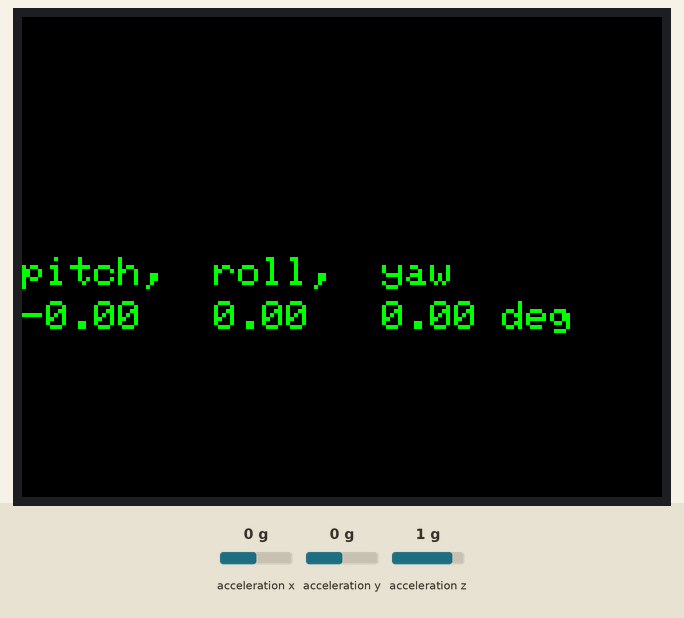
Bench run of a sketch on a simulated ESP32. On the bench: 320×240 colour display. The inputs (shaded band) are chosen by the test bench; at power-on: acceleration x 0 g, acceleration y 0 g, acceleration z 1 g. Nothing arrives over Bluetooth unless stated; what the sketch prints to the serial monitor is not drawn.

Above: at 1.4 s.
1.5 s: acceleration x set to -1.4 g
At 2.7 s:
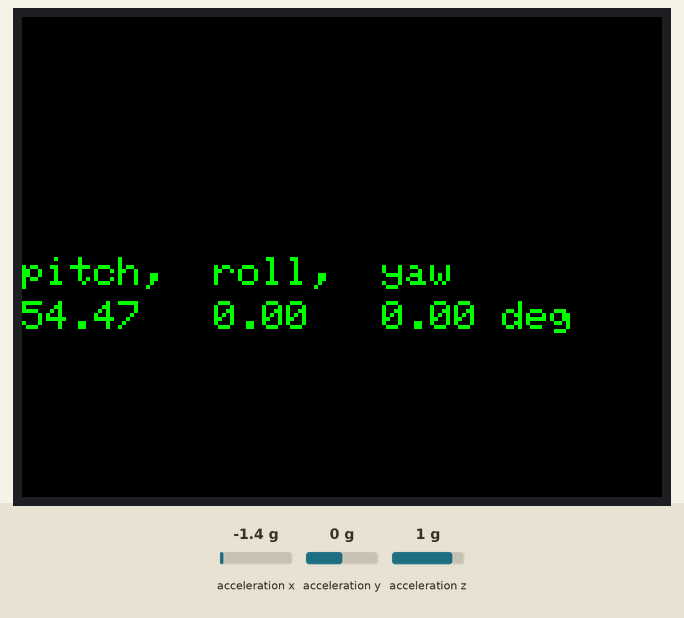
3.0 s: acceleration x set to 0.8 g
At 3.7 s:
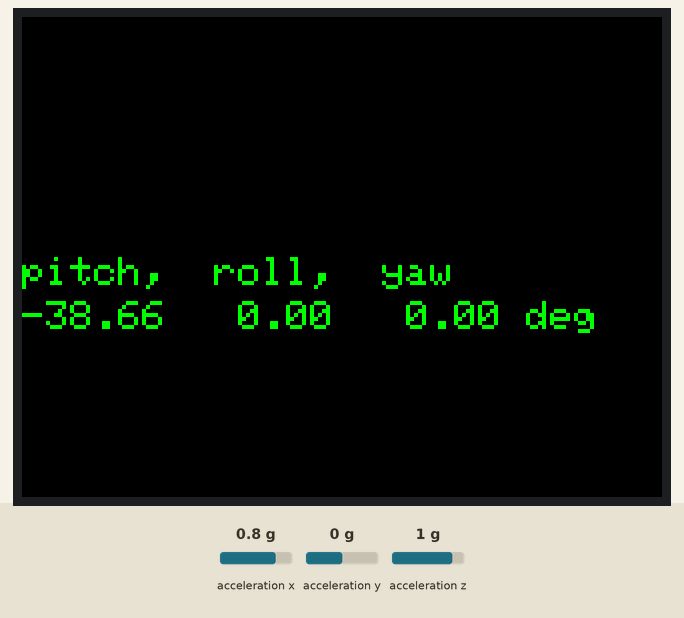
4.5 s: acceleration y set to -1.4 g
At 5.3 s:
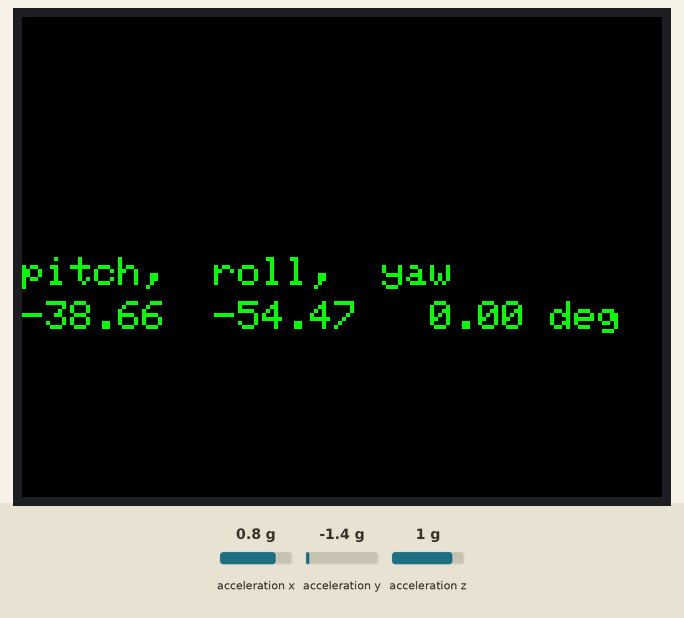
6.0 s: acceleration z set to 1.4 g
At 6.6 s:
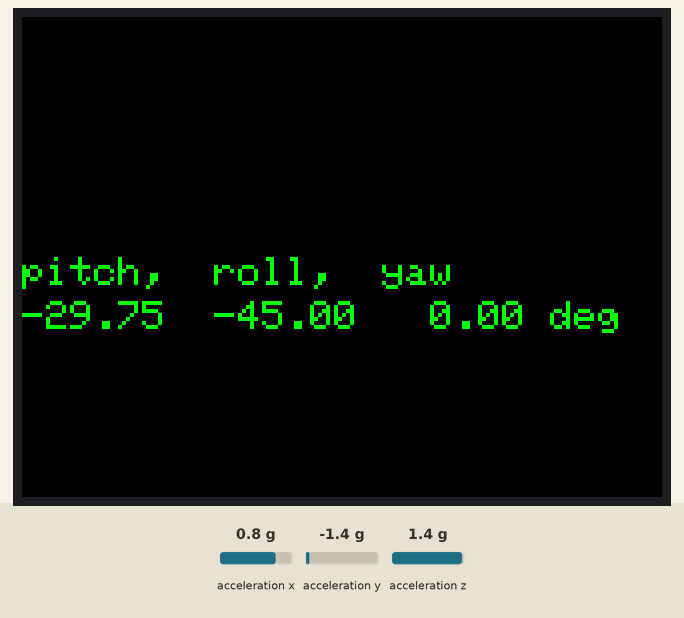
7.5 s: acceleration y set to 0.8 g
At 8.1 s:
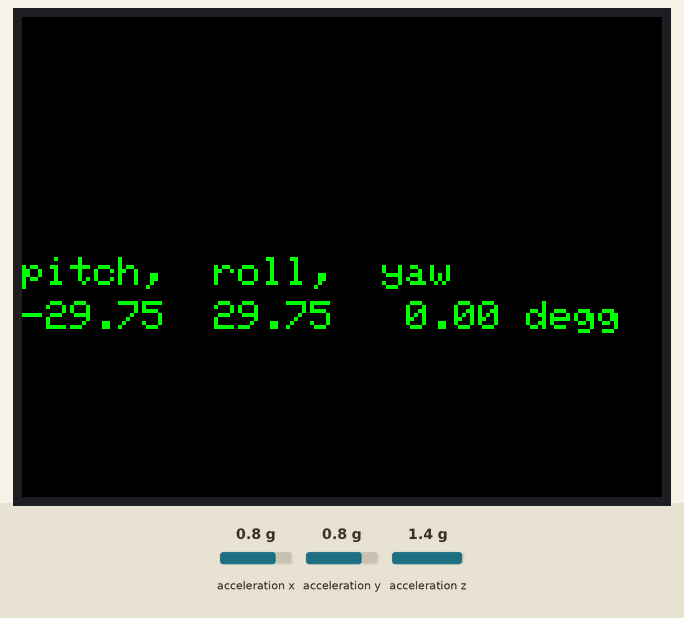
9.0 s: acceleration x set to -0.8 g
At 9.9 s:
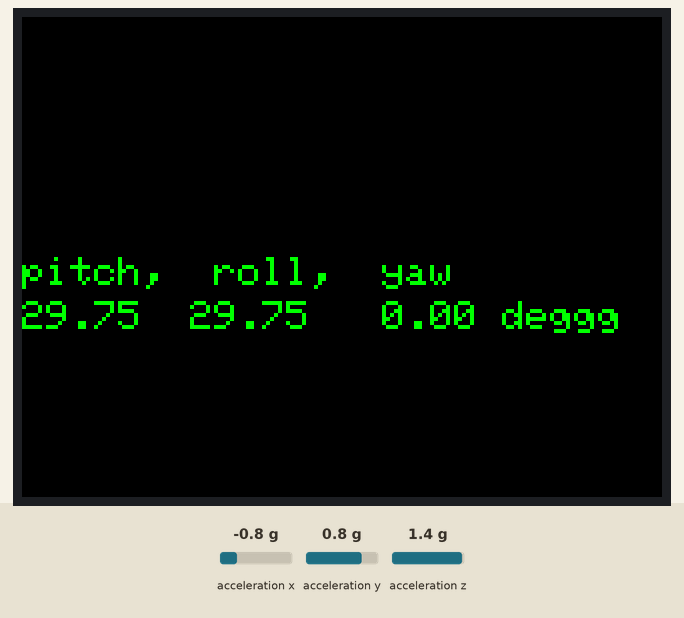
Timing chart, 0 to 11.5 s (numbered marks = the images above; inputs shaded):
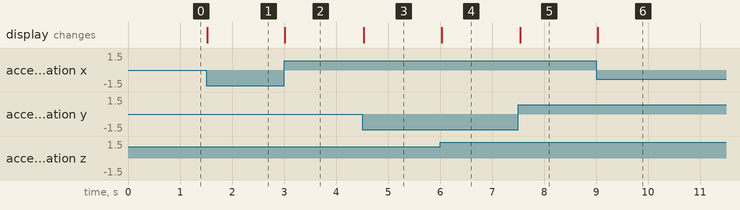

The sketch:

ElderlyCopilot-Controller.ino
```cpp
/*
forward R -10--60
        P 0-10
leftforward P -10--35
rightforward P 10-40
leftturn R -10-10
         P-10--50
rightturn R -10-10
          P 10-50
backward R -10-40
         P 0-10
leftbackward P -10--35
rightbackward P 10-40
*/
#include <M5Core2.h>
#include "BluetoothSerial.h"
BluetoothSerial SerialBT;
String slaveName = "OWEN";
String myName = "OWEN-M5";

float pitch = 0.0F;
float roll = 0.0F;
float yaw = 0.0F;

/* After M5Core2 is started or reset
the program in the setUp () function will be run, and this part will only be run
once. 在 M5Core2
启动或者复位后，即会开始执行setup()函数中的程序，该部分只会执行一次。 */
void setup() {
  M5.begin();                // Init M5Core.  初始化 M5Core
  M5.IMU.Init();             // Init IMU sensor.  初始化惯性传感器
  M5.Lcd.fillScreen(BLACK);  // Set the screen background color to black.
                             // 设置屏幕背景色为黑色
  M5.Lcd.setTextColor(
    GREEN,
    BLACK);               // Sets the foreground color and background color of the
                          // displayed text.  设置显示文本的前景颜色和背景颜色
  M5.Lcd.setTextSize(2);  // Set the font size.  设置字体大小
  SerialBT.begin(myName, true);
  SerialBT.setPin("1234");
  Serial.printf("Connecting to slave BT device named \"%s\"\n", slaveName.c_str());
  M5.Lcd.setCursor(0, 120);
  if (SerialBT.connect(slaveName)) {
    M5.lcd.print("BT Connected!");
    Serial.println("BT Connected!");
  } else {
    while (!SerialBT.connected(10000)) {
      M5.lcd.print("Failed to connect BT!");
      Serial.println("Failed to connect BT!");
    }
  }
}

void loop() {
  // Stores the triaxial gyroscope data of the inertial sensor to the relevant
  // variable 将惯性传感器的三轴陀螺仪数据存储至相关变量
  M5.IMU.getAhrsData(&pitch, &roll, &yaw);  // Stores the inertial sensor attitude.  存储惯性传感器的姿态
  // Pose output is related
  // 姿态输出相关
  M5.Lcd.setCursor(0, 120);
  M5.Lcd.printf("pitch,  roll,  yaw");
  M5.Lcd.setCursor(0, 142);
  M5.Lcd.printf("%5.2f  %5.2f  %5.2f deg", pitch, roll, yaw);

  if (roll < -20 && roll > -90) {  //前
    if (pitch > 0 && pitch < 10) {
      Serial.println("Front!");  //front
      SerialBT.println(1);
    } else if (pitch < -10 && pitch > -35) {
      Serial.println("LeftFront!");  //leftfront
      SerialBT.println(5);
    } else if (pitch > 10 && pitch < 40) {
      Serial.println("RightFront!");  //rightfront
      SerialBT.println(6);
    }
  } else if (roll > 10 && roll < 90) {  //后
    if (pitch > 0 && pitch < 10) {
      Serial.println("Backward!");  //backward
      SerialBT.println(2);
    } else if (pitch < -10 && pitch > -35) {
      Serial.println("LeftBack!");  //leftback
      SerialBT.println(7);
    } else if (pitch > 10 && pitch < 40) {
      Serial.println("RightBack!");  //rightback
      SerialBT.println(8);
    }
  } else {
    if (pitch < -15 && pitch > -90) {
      Serial.println("Left!");  //left
      SerialBT.println(3);
    } else if (pitch > 15 && pitch < 90) {
      Serial.println("Right!");  //right
      SerialBT.println(4);
    } else {
      Serial.println("Stop!");  //stop
      SerialBT.println(0);
    }
  }           //左右
  delay(10);  // Delay 10ms.  延迟10ms
}
```

Measured:
- after the input at 1.5 s, the display: changes at once (image 1)
- after the input at 3.0 s, the display: changes at once (image 2)
- after the input at 4.5 s, the display: changes at once (image 3)
- after the input at 6.0 s, the display: changes at once (image 4)
- after the input at 7.5 s, the display: changes at once (image 5)
- after the input at 9.0 s, the display: changes at once (image 6)
